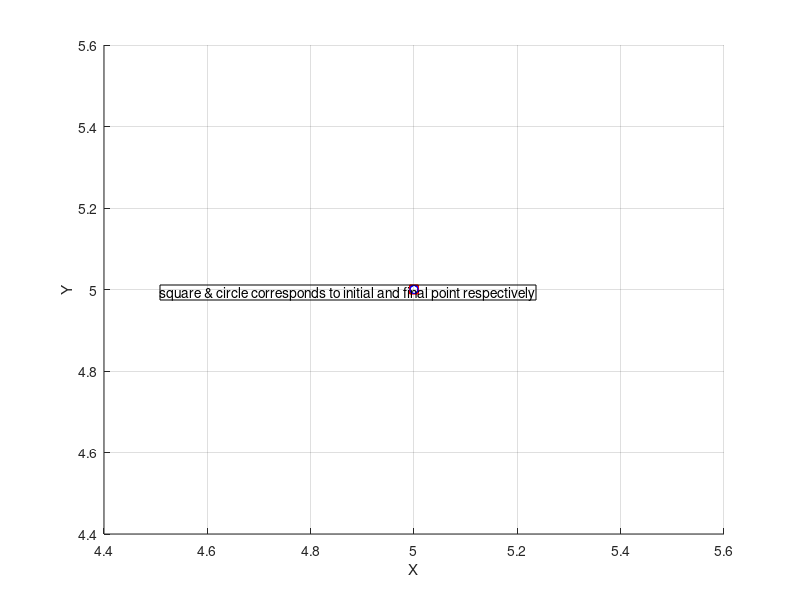

Recreate this plot in MATLAB.
%code for 2D cyclic pursuit
n=input('number of agents');             % take n as input
al=pi/n;                                 %initial offset which is constant throughout
k=input('controller gain');              %controller gain
T=[cos(al),sin(al);-sin(al),cos(al)];    %rotation matrix
x(1:n)=input('initial x coordinates');   %input row of x coordinates of n agents
y(1:n)=input('initial y coordinates');   %input row of y coordinates of n agents
%% to input x,y coordinates  use this code >> randi(number of your wish,1,n)
%%
z=zeros(2,n);                            %preallocation (for shorter run time)
                                         %note z here is matrix for storing
                                         %x and y coordinates of each agent
for i=1:n 
    z(1:2,i)=[x(i);y(i)];                %each column of matrix z contains  x and y coordinates of i th agent 
end
store_position=ones(2,100000,n);         %preallocation of 3d array which stores x,y coordinates at each  
%instant of time step form 1 to 100000. And each page of 3d array contains information
%about i th agents
for t=1:1:100000
    for i=1:n
        u(1:2,i)=(k*T*(z(1:2,mod(i,n)+1)-z(1:2,i))); %updating velcity of i th agent after each time step(1 ms)
    end
    for i=1:n
        z(1:2,i)=u(1:2,i).*0.001 + z(1:2,i);      % updating position of i th agent after each time step(1 ms)
        store_position(1:2,t,i)=z(1:2,i);         
    end
end
%for plotting trajectory of each agents.
grid on;
hold on;
for i=1:n
    plot(store_position(1,:,i),store_position(2,:,i));
    plot(store_position(1,1,i),store_position(2,1,i), 'rs');
    plot(store_position(1,100000,i),store_position(2,100000,i) , 'bo');
    hold on;
end
%for annotation of plot
dim = [.2 .5 .3 .3];
str = 'square & circle corresponds to initial and final point respectively';
annotation('textbox',dim,'String',str,'FitBoxToText','on'); 
%labelling of axes
xlabel('X');ylabel('Y');